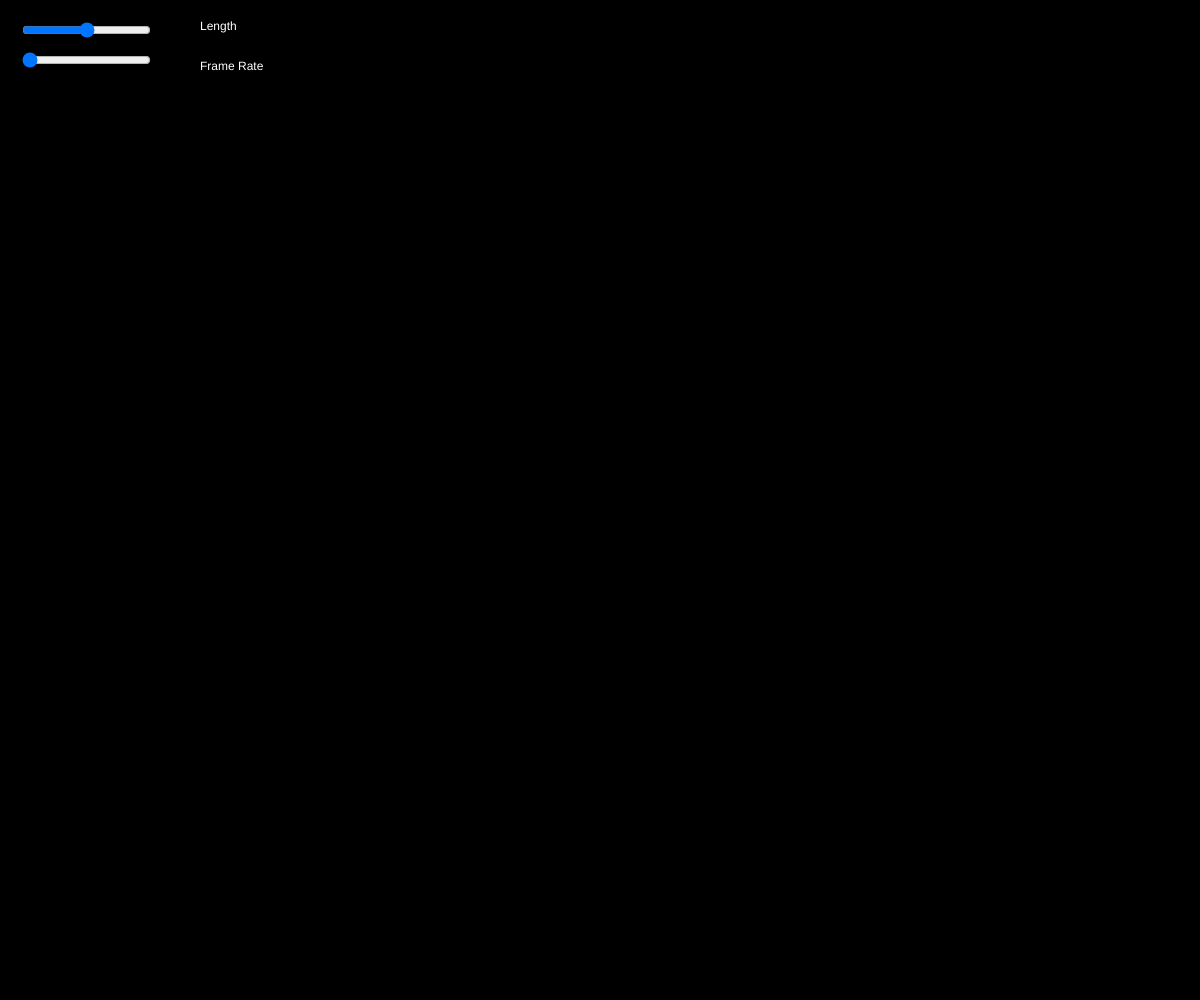
Frame 1 (no input)
Frame 60 (no input): identical to frame 1, image omitted
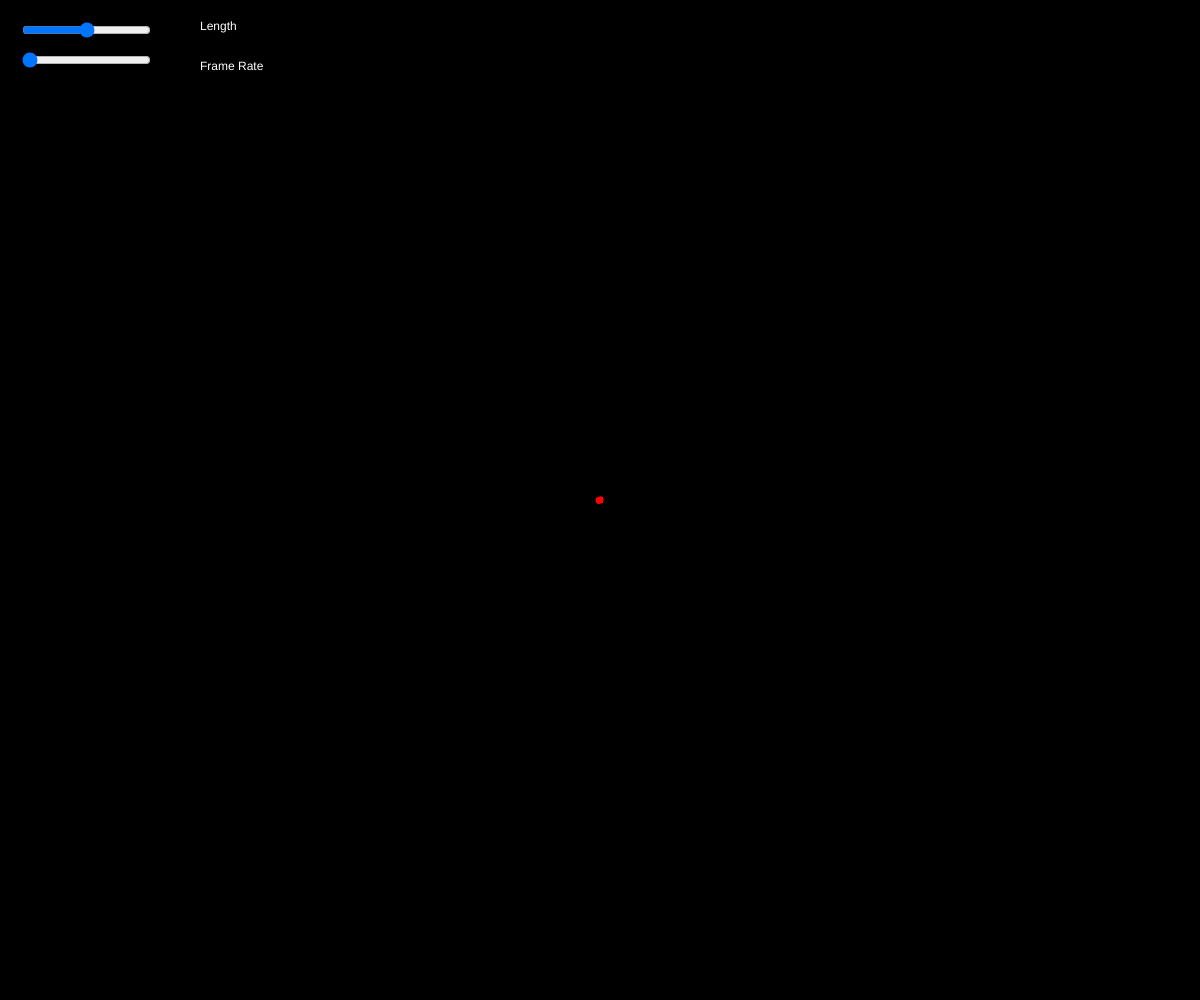
Frame 120 (the mouse pressed at the canvas centre since frame 60)

The p5.js sketch that drew these frames (run headless with seeded random() and noise() and a simulated clock; from frame 60 on, the mouse is pressed at the canvas centre):

// p5.js sketch
// ── sketch.js
var length = 500;
var width = 500;
var particles = [];
var slider;
var time = 0;
function setup() {
  // put setup code here
  createCanvas(windowWidth, windowHeight);
  fill(240);
  noStroke();
  slider = createSlider(0, 100, 50);
  slider.position(20, 20);

  sliderB = createSlider(1, 70, 1);
  sliderB.position(20, 50);
  

  
  
}

function draw() {
  // put drawing code here
  background('black');
  time++;

  fill("white");
  text("Length",200,30);
  text("Frame Rate",200,70);

  
  if(mouseIsPressed && particles.length<300 && !(mouseX<200 && mouseY<100))
  {
    particles.push(new Particle(mouseX,mouseY))
  }
  


  for (var i = particles.length - 1; i >= 0; i--) {
    particles[i].connect();
    

  }
  var frame = map(sliderB.value(),1,70,70,1);
  
  for (var i = particles.length - 1; i >= 0; i--) {

    if(time%frame==0)
    {particles[i].update();}
    
    particles[i].display();
    

  }
}





function Particle(x,y)
{
	this.x = x;
	this.y = y;
	this.vx = random(-2,2);
	this.vy = random(-2,2);
	this.size = random(2,6);

	

	

	this.connect = function(){
    var max = slider.value();
		for (var i = particles.length - 1; i >= 0; i--) {
			var dist  = sqrt(pow(this.x-particles[i].x,2)+pow(this.y-particles[i].y,2))
			//console.log(dist)
			if(dist < max && dist>0)
			{
				stroke(map(dist,0,max,255,0))
    			line(this.x, this.y, particles[i].x,particles[i].y)

    		}
		}


	}

	this.update = function() {
    	this.x+=this.vx;
    	this.y+=this.vy;
    	

    	if(this.y<0)
    	{
    		this.y = height
    	}
    	if(this.y>height)
    	{
    		this.y = 0
    	}
    	if(this.x<0)
    	{
    		this.x = width
    	}
    	if(this.x>width)
    	{
    		this.y = width
    	}



    	
  };

  this.display = function() {
  	noStroke();
  	fill(255,0,0);
    ellipse(this.x, this.y, this.size);
  };
}
